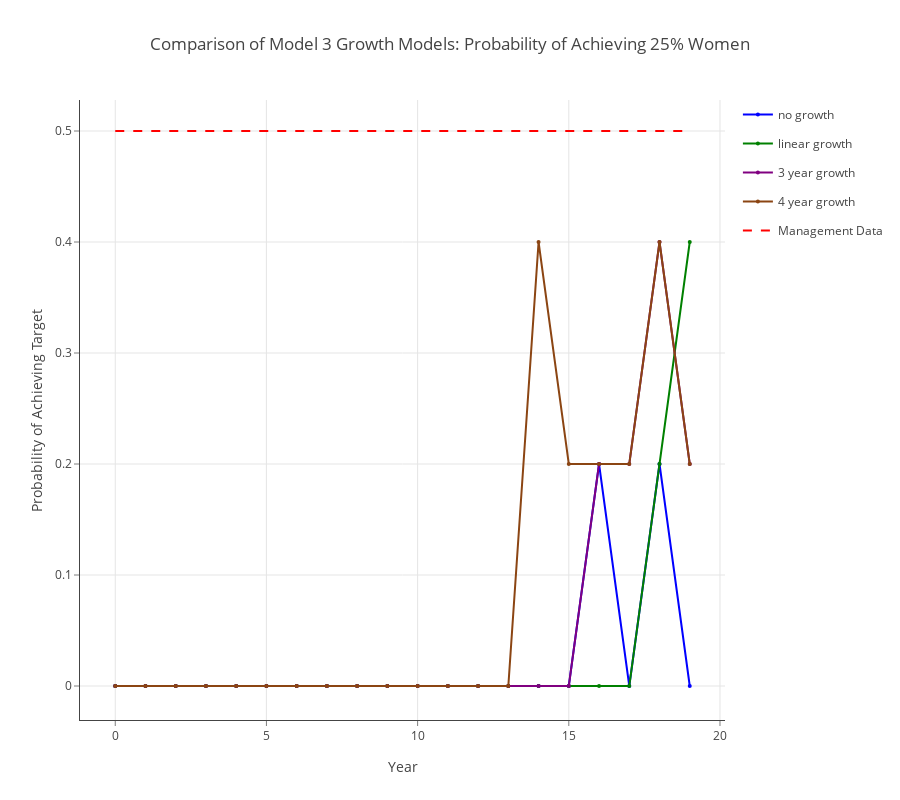

Notebook code cell kept with this figure:
### Markdown cell above
## Comparison of Model 3 Growth Models: Probability of Achieving 25% Women

### Code cell
data = []
linecolors = ['rgb(0,0,255)', 'rgb(0,128,0)', 'rgb(128,0,128)', 'rgb(139,69,19)']
fillcolors = ['rgba(0,0,255,0.25)', 'rgba(0,128,0,0.25)', 'rgba(128,0,128,0.25)', 'rgba(160,82,45,0.25)']

for k,v in enumerate(results.mlist):

    data.append(go.Scatter(
        x=v.summary_matrix['yr'],
        y=v.summary_matrix['p_fpct'],
        line=dict(color=linecolors[k],
                 width=2),
        legendgroup=legend_labels[k],
        showlegend=True,
        marker=dict(
            size=4),
        mode='lines+markers',
        name=legend_labels[k],
    ))


data.append(go.Scatter(
    x=v.summary_matrix['yr'], 
    y=np.repeat(0.5, len(v.summary_matrix['yr'])),
    line=dict(color='red',
             dash='dash'),
    name='Management Data',
    mode='lines',
))
    
layout = go.Layout(
    title='Comparison of Model 3 Growth Models: Probability of Achieving 25% Women',
    height=800,
    width=900,
    paper_bgcolor='rgb(255,255,255)',
    plot_bgcolor='rgb(255,255,255)',
    xaxis=dict(
        visible=True,
        title='Year',
        gridcolor='rgb(229,229,229)',
        showgrid=True,
        showline=True,
        showticklabels=True,
        tickcolor='rgb(127,127,127)',
        ticks='outside',
        zeroline=False
    ),
    yaxis=dict(
        title='Probability of Achieving Target',
        gridcolor='rgb(229,229,229)',
        showgrid=True,
        showline=True,
        showticklabels=True,
        tickcolor='rgb(127,127,127)',
        ticks='outside',
        zeroline=False
    ),
)
fig = go.Figure(data=data, layout=layout)
plotly.offline.iplot(fig, filename= 'shaded_lines')

# export image for ingestion to pdf file.
# if not os.path.exists('images'):
#     os.mkdir('images')
# pio.write_image(fig, 'images/probability_of_reaching_gender_target.png')

### Figure 1 — Plotly figure (JSON) as saved in the notebook; plotly's stock layout.template omitted (floating-point values rounded to 4 significant figures)
{"data": [{"legendgroup": "no growth", "line": {"color": "rgb(0,0,255)", "width": 2}, "marker": {"size": 4}, "mode": "lines+markers", "name": "no growth", "showlegend": true, "type": "scatter", "uid": "23c3c967-00d2-40ba-b2a9-3845bdc51b25", "x": [0, 1, 2, 3, 4, 5, 6, 7, 8, 9, 10, 11, 12, 13, 14, 15, 16, 17, 18, 19], "y": [0, 0, 0, 0, 0, 0, 0, 0, 0, 0, 0, 0, 0, 0, 0, 0, 0.2, 0, 0.2, 0]}, {"legendgroup": "linear growth", "line": {"color": "rgb(0,128,0)", "width": 2}, "marker": {"size": 4}, "mode": "lines+markers", "name": "linear growth", "showlegend": true, "type": "scatter", "uid": "388fc9f2-9ff7-4e60-895e-1210ab421fe0", "x": [0, 1, 2, 3, 4, 5, 6, 7, 8, 9, 10, 11, 12, 13, 14, 15, 16, 17, 18, 19], "y": [0, 0, 0, 0, 0, 0, 0, 0, 0, 0, 0, 0, 0, 0, 0, 0, 0, 0, 0.2, 0.4]}, {"legendgroup": "3 year growth", "line": {"color": "rgb(128,0,128)", "width": 2}, "marker": {"size": 4}, "mode": "lines+markers", "name": "3 year growth", "showlegend": true, "type": "scatter", "uid": "d8f1c574-866b-4c46-8dd2-0dbe99a94f13", "x": [0, 1, 2, 3, 4, 5, 6, 7, 8, 9, 10, 11, 12, 13, 14, 15, 16, 17, 18, 19], "y": [0, 0, 0, 0, 0, 0, 0, 0, 0, 0, 0, 0, 0, 0, 0, 0, 0.2, 0.2, 0.4, 0.2]}, {"legendgroup": "4 year growth", "line": {"color": "rgb(139,69,19)", "width": 2}, "marker": {"size": 4}, "mode": "lines+markers", "name": "4 year growth", "showlegend": true, "type": "scatter", "uid": "05fe20a2-c5b5-4a1b-8740-2e1ad2cabd85", "x": [0, 1, 2, 3, 4, 5, 6, 7, 8, 9, 10, 11, 12, 13, 14, 15, 16, 17, 18, 19], "y": [0, 0, 0, 0, 0, 0, 0, 0, 0, 0, 0, 0, 0, 0, 0.4, 0.2, 0.2, 0.2, 0.4, 0.2]}, {"line": {"color": "red", "dash": "dash"}, "mode": "lines", "name": "Management Data", "type": "scatter", "uid": "9713b5a7-5979-47fa-a2ca-4d82920d97ff", "x": [0, 1, 2, 3, 4, 5, 6, 7, 8, 9, 10, 11, 12, 13, 14, 15, 16, 17, 18, 19], "y": [0.5, 0.5, 0.5, 0.5, 0.5, 0.5, 0.5, 0.5, 0.5, 0.5, 0.5, 0.5, 0.5, 0.5, 0.5, 0.5, 0.5, 0.5, 0.5, 0.5]}], "layout": {"height": 800, "paper_bgcolor": "rgb(255,255,255)", "plot_bgcolor": "rgb(255,255,255)", "title": {"text": "Comparison of Model 3 Growth Models: Probability of Achieving 25% Women"}, "width": 900, "xaxis": {"gridcolor": "rgb(229,229,229)", "showgrid": true, "showline": true, "showticklabels": true, "tickcolor": "rgb(127,127,127)", "ticks": "outside", "title": {"text": "Year"}, "visible": true, "zeroline": false}, "yaxis": {"gridcolor": "rgb(229,229,229)", "showgrid": true, "showline": true, "showticklabels": true, "tickcolor": "rgb(127,127,127)", "ticks": "outside", "title": {"text": "Probability of Achieving Target"}, "zeroline": false}}}
